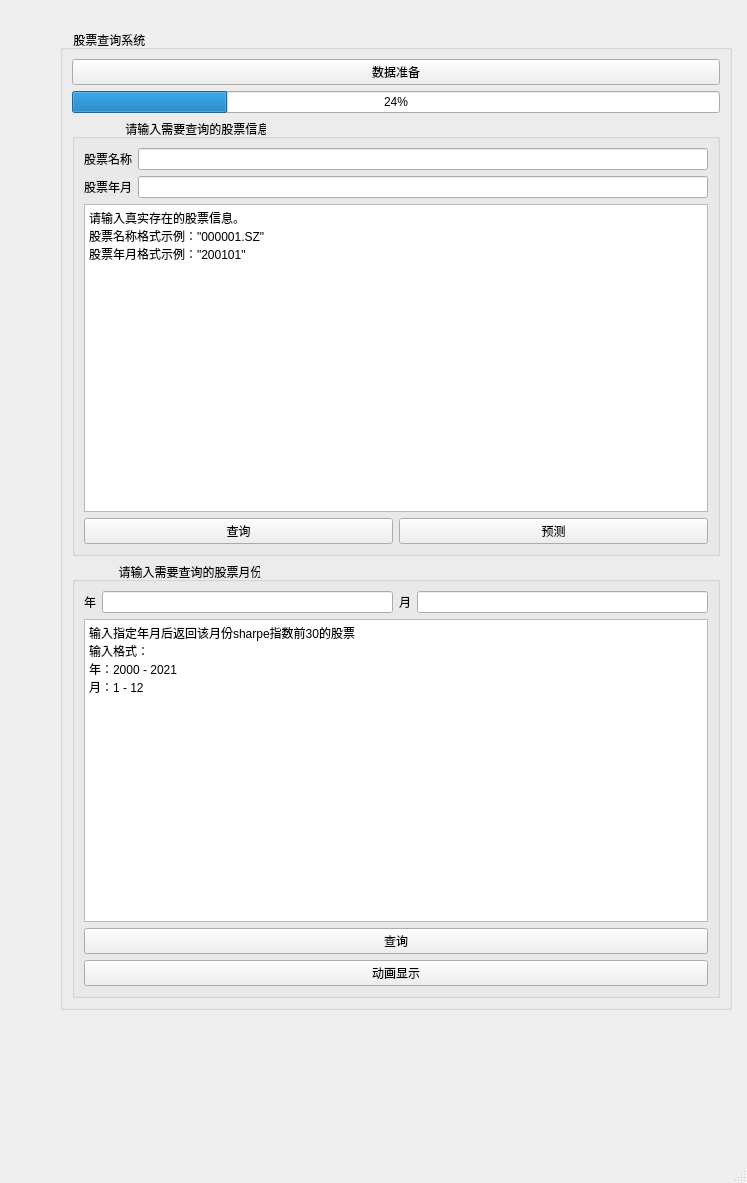
<?xml version="1.0" encoding="UTF-8"?>
<ui version="4.0">
 <class>MainWindow</class>
 <widget class="QMainWindow" name="MainWindow">
  <property name="geometry">
   <rect>
    <x>0</x>
    <y>0</y>
    <width>747</width>
    <height>1183</height>
   </rect>
  </property>
  <property name="windowTitle">
   <string>MainWindow</string>
  </property>
  <widget class="QWidget" name="centralwidget">
   <widget class="QGroupBox" name="groupBox_3">
    <property name="geometry">
     <rect>
      <x>60</x>
      <y>30</y>
      <width>672</width>
      <height>980</height>
     </rect>
    </property>
    <property name="styleSheet">
     <string notr="true">font: 36pt &quot;Arial&quot;;</string>
    </property>
    <property name="title">
     <string>    股票查询系统</string>
    </property>
    <layout class="QGridLayout" name="gridLayout_3">
     <item row="0" column="0">
      <widget class="QPushButton" name="pushButton_4">
       <property name="styleSheet">
        <string notr="true">font: 16pt &quot;Arial&quot;;</string>
       </property>
       <property name="text">
        <string>数据准备</string>
       </property>
      </widget>
     </item>
     <item row="1" column="0">
      <widget class="QProgressBar" name="progressBar">
       <property name="styleSheet">
        <string notr="true">font: 12pt &quot;Arial&quot;;</string>
       </property>
       <property name="value">
        <number>24</number>
       </property>
      </widget>
     </item>
     <item row="2" column="0">
      <widget class="QGroupBox" name="groupBox">
       <property name="styleSheet">
        <string notr="true">font: 14pt &quot;Arial&quot;;</string>
       </property>
       <property name="title">
        <string>                请输入需要查询的股票信息</string>
       </property>
       <layout class="QGridLayout" name="gridLayout">
        <item row="2" column="0">
         <widget class="QPushButton" name="pushButton">
          <property name="styleSheet">
           <string notr="true">font: 14pt &quot;Arial&quot;;</string>
          </property>
          <property name="text">
           <string>查询</string>
          </property>
         </widget>
        </item>
        <item row="1" column="0" colspan="2">
         <widget class="QPlainTextEdit" name="plainTextEdit_3">
          <property name="styleSheet">
           <string notr="true">font: 11pt &quot;Arial&quot;;</string>
          </property>
          <property name="plainText">
           <string>请输入真实存在的股票信息。
股票名称格式示例：&quot;000001.SZ&quot;
股票年月格式示例：&quot;200101&quot;</string>
          </property>
         </widget>
        </item>
        <item row="2" column="1">
         <widget class="QPushButton" name="pushButton_3">
          <property name="styleSheet">
           <string notr="true">font: 14pt &quot;Arial&quot;;</string>
          </property>
          <property name="text">
           <string>预测</string>
          </property>
         </widget>
        </item>
        <item row="0" column="0" colspan="2">
         <layout class="QVBoxLayout" name="verticalLayout">
          <item>
           <layout class="QFormLayout" name="formLayout">
            <item row="0" column="0">
             <widget class="QLabel" name="labelX">
              <property name="styleSheet">
               <string notr="true">font: 10pt &quot;Arial&quot;;
font: 11pt &quot;Arial&quot;;</string>
              </property>
              <property name="text">
               <string>股票名称</string>
              </property>
             </widget>
            </item>
            <item row="0" column="1">
             <widget class="QLineEdit" name="LineX"/>
            </item>
           </layout>
          </item>
          <item>
           <layout class="QFormLayout" name="formLayout_2">
            <item row="0" column="1">
             <widget class="QLineEdit" name="LineY"/>
            </item>
            <item row="0" column="0">
             <widget class="QLabel" name="labelY">
              <property name="styleSheet">
               <string notr="true">font: 10pt &quot;Agency FB&quot;;
font: 11pt &quot;Arial&quot;;</string>
              </property>
              <property name="text">
               <string>股票年月</string>
              </property>
             </widget>
            </item>
           </layout>
          </item>
          <item>
           <layout class="QFormLayout" name="formLayout_3"/>
          </item>
         </layout>
        </item>
       </layout>
      </widget>
     </item>
     <item row="3" column="0">
      <widget class="QGroupBox" name="groupBox_2">
       <property name="styleSheet">
        <string notr="true">font: 14pt &quot;Arial&quot;;</string>
       </property>
       <property name="title">
        <string>              请输入需要查询的股票月份</string>
       </property>
       <layout class="QGridLayout" name="gridLayout_2">
        <item row="0" column="0">
         <layout class="QHBoxLayout" name="horizontalLayout">
          <item>
           <layout class="QFormLayout" name="formLayout_5">
            <item row="0" column="0">
             <widget class="QLabel" name="labelYear">
              <property name="styleSheet">
               <string notr="true">font: 10pt &quot;Arial&quot;;
font: 12pt &quot;Arial&quot;;</string>
              </property>
              <property name="text">
               <string>年</string>
              </property>
             </widget>
            </item>
            <item row="0" column="1">
             <widget class="QLineEdit" name="LineYear"/>
            </item>
           </layout>
          </item>
          <item>
           <layout class="QFormLayout" name="formLayout_4">
            <item row="0" column="0">
             <widget class="QLabel" name="labelMonth">
              <property name="text">
               <string>月</string>
              </property>
             </widget>
            </item>
            <item row="0" column="1">
             <widget class="QLineEdit" name="LineMonth"/>
            </item>
           </layout>
          </item>
         </layout>
        </item>
        <item row="1" column="0">
         <widget class="QPlainTextEdit" name="plainTextEdit_2">
          <property name="styleSheet">
           <string notr="true">font: 12pt &quot;Arial&quot;;</string>
          </property>
          <property name="plainText">
           <string>输入指定年月后返回该月份sharpe指数前30的股票
输入格式：
年：2000 - 2021
月：1 - 12</string>
          </property>
         </widget>
        </item>
        <item row="2" column="0">
         <widget class="QPushButton" name="pushButton_2">
          <property name="styleSheet">
           <string notr="true">font: 14pt &quot;Arial&quot;;</string>
          </property>
          <property name="text">
           <string>查询</string>
          </property>
         </widget>
        </item>
        <item row="3" column="0">
         <widget class="QPushButton" name="pushButton_5">
          <property name="text">
           <string>动画显示</string>
          </property>
         </widget>
        </item>
       </layout>
      </widget>
     </item>
    </layout>
   </widget>
  </widget>
  <widget class="QMenuBar" name="menubar">
   <property name="geometry">
    <rect>
     <x>0</x>
     <y>0</y>
     <width>747</width>
     <height>29</height>
    </rect>
   </property>
  </widget>
  <widget class="QStatusBar" name="statusbar"/>
 </widget>
 <resources/>
 <connections/>
</ui>
